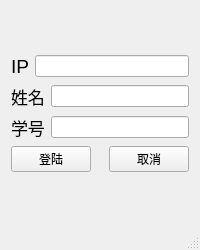
<?xml version="1.0" encoding="UTF-8"?>
<ui version="4.0">
 <class>MainWindow</class>
 <widget class="QMainWindow" name="MainWindow">
  <property name="geometry">
   <rect>
    <x>0</x>
    <y>0</y>
    <width>200</width>
    <height>250</height>
   </rect>
  </property>
  <property name="minimumSize">
   <size>
    <width>200</width>
    <height>0</height>
   </size>
  </property>
  <property name="maximumSize">
   <size>
    <width>200</width>
    <height>250</height>
   </size>
  </property>
  <property name="windowTitle">
   <string>机房教学--学生端</string>
  </property>
  <property name="windowIcon">
   <iconset resource="image.qrc">
    <normaloff>:/new/prefix1/image/Student.png</normaloff>:/new/prefix1/image/Student.png</iconset>
  </property>
  <widget class="QWidget" name="centralWidget">
   <layout class="QVBoxLayout" name="verticalLayout_2">
    <item>
     <layout class="QVBoxLayout" name="verticalLayout">
      <item>
       <layout class="QHBoxLayout" name="horizontalLayout">
        <item>
         <widget class="QLabel" name="label">
          <property name="font">
           <font>
            <pointsize>14</pointsize>
           </font>
          </property>
          <property name="text">
           <string>IP</string>
          </property>
         </widget>
        </item>
        <item>
         <widget class="QLineEdit" name="IPEdit"/>
        </item>
       </layout>
      </item>
      <item>
       <layout class="QHBoxLayout" name="horizontalLayout_2">
        <item>
         <widget class="QLabel" name="label_2">
          <property name="font">
           <font>
            <pointsize>13</pointsize>
           </font>
          </property>
          <property name="text">
           <string>姓名</string>
          </property>
         </widget>
        </item>
        <item>
         <widget class="QLineEdit" name="nameEdit"/>
        </item>
       </layout>
      </item>
      <item>
       <layout class="QHBoxLayout" name="horizontalLayout_3">
        <item>
         <widget class="QLabel" name="label_3">
          <property name="font">
           <font>
            <pointsize>13</pointsize>
           </font>
          </property>
          <property name="text">
           <string>学号</string>
          </property>
         </widget>
        </item>
        <item>
         <widget class="QLineEdit" name="idEdit"/>
        </item>
       </layout>
      </item>
      <item>
       <layout class="QHBoxLayout" name="horizontalLayout_4">
        <item>
         <widget class="QPushButton" name="loadButton">
          <property name="text">
           <string>登陆</string>
          </property>
         </widget>
        </item>
        <item>
         <spacer name="horizontalSpacer">
          <property name="orientation">
           <enum>Qt::Horizontal</enum>
          </property>
          <property name="sizeHint" stdset="0">
           <size>
            <width>40</width>
            <height>20</height>
           </size>
          </property>
         </spacer>
        </item>
        <item>
         <widget class="QPushButton" name="cancelButton">
          <property name="text">
           <string>取消</string>
          </property>
         </widget>
        </item>
       </layout>
      </item>
     </layout>
    </item>
   </layout>
  </widget>
  <widget class="QStatusBar" name="statusBar">
   <property name="minimumSize">
    <size>
     <width>200</width>
     <height>0</height>
    </size>
   </property>
   <property name="maximumSize">
    <size>
     <width>200</width>
     <height>300</height>
    </size>
   </property>
  </widget>
 </widget>
 <layoutdefault spacing="6" margin="11"/>
 <resources>
  <include location="image.qrc"/>
 </resources>
 <connections/>
</ui>
